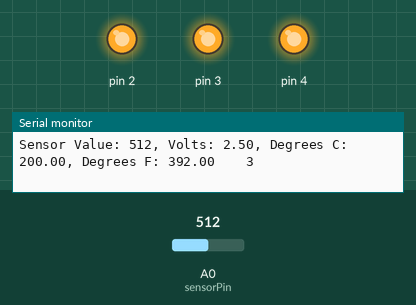
This sketch was run on a simulated Arduino Uno, built with avr-gcc and run on an emulated ATmega328P. Parts: output pins drawn as LEDs (lit = HIGH), the last lines printed to the serial monitor. The test bench sets the inputs (shaded band); at power-on: A0 (sensorPin) = 512.

Above: at 1.2 s.
1.3 s: A0 (sensorPin) set to 144
3.3 s: A0 (sensorPin) set to 127
At 4.1 s:
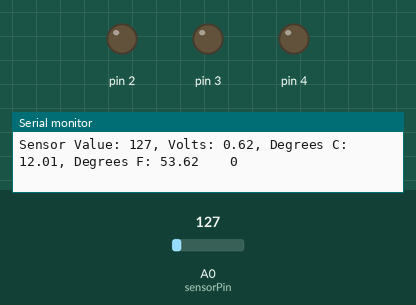
Timing chart, 0 to 6.3 s (numbered marks = the images above; inputs shaded):
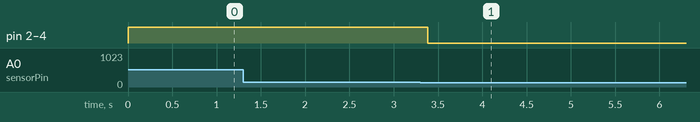

Measured:
- the behaviour switches between 144 and 143 on A0 (sensorPin) (found by bisection; images 0 and 1)
- after the input at 3.3 s, pin 2–4: HIGH → LOW after 0.09 s

The sketch:

love-o-meter.ino
```cpp
// Love-O-Meter
// Uses: Temperature Sensor, LEDs, Serial Write
//
const int sensorPin = A0;
const float baselineTemp = 20.0;


void setup() {
  // put your setup code here, to run once:
  Serial.begin(9600);

  for(int pinNumber = 2; pinNumber<5; pinNumber++){
    pinMode(pinNumber, OUTPUT);
    digitalWrite(pinNumber, LOW);
  }
}

void loop() {
  // put your main code here, to run repeatedly:
  int sensorVal = analogRead(sensorPin);
  float voltage = (sensorVal/1024.0) * 5.0;
  float temperature = (voltage - .5) * 100;
  float ftemperature = ((temperature / 5) * 9) + 32;
  Serial.print("Sensor Value: ");
  Serial.print(sensorVal);
  Serial.print(", Volts: ");
  Serial.print(voltage);
  Serial.print(", Degrees C: ");
  Serial.print(temperature);
  Serial.print(", Degrees F: ");
  Serial.print(ftemperature);
  if(temperature < baselineTemp) {
    digitalWrite(2, LOW);
    digitalWrite(3, LOW);
    digitalWrite(4, LOW);
    Serial.println("    0");
  }else if(temperature >= baselineTemp+2 && temperature < baselineTemp+4) {
    digitalWrite(2, HIGH);
    digitalWrite(3, LOW);
    digitalWrite(4, LOW);
    Serial.println("    1");
  }else if(temperature >= baselineTemp+4 && temperature < baselineTemp+6) {
    digitalWrite(2, HIGH);
    digitalWrite(3, HIGH);
    digitalWrite(4, LOW);
    Serial.println("    2");
  }else if(temperature >= baselineTemp+6) {
    digitalWrite(2, HIGH);
    digitalWrite(3, HIGH);
    digitalWrite(4, HIGH);
    Serial.println("    3");
  }else{
    Serial.println("");
  }
  delay(1);
}
```
